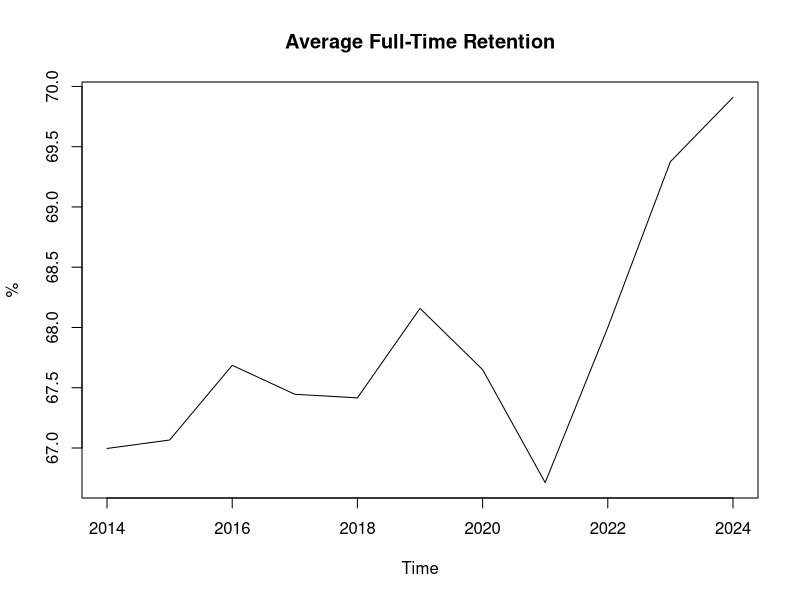
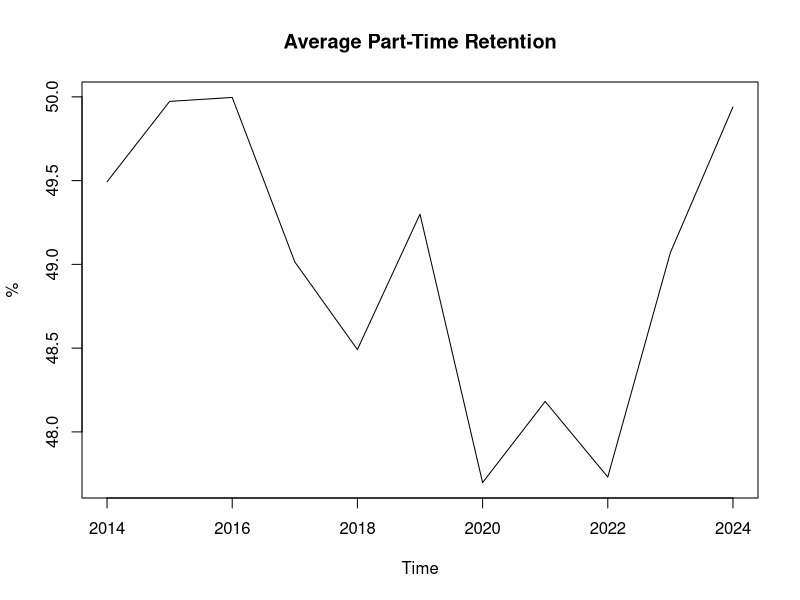
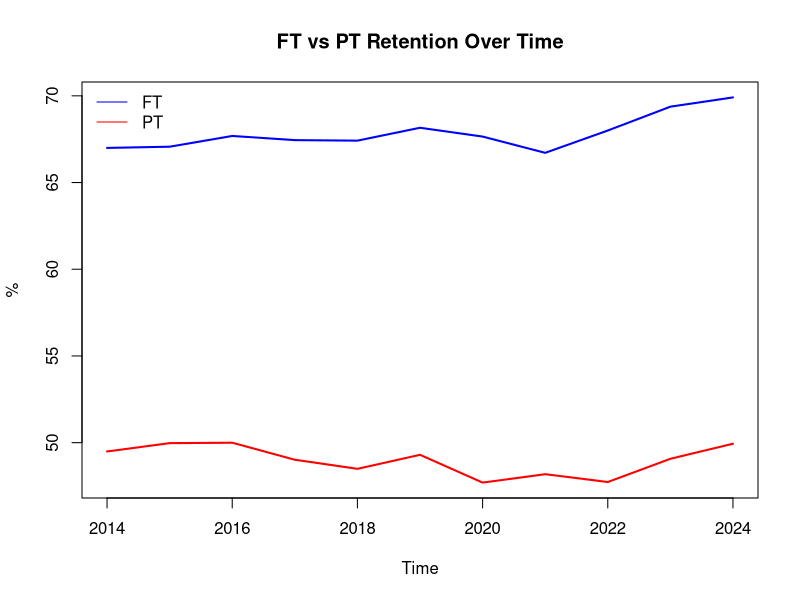
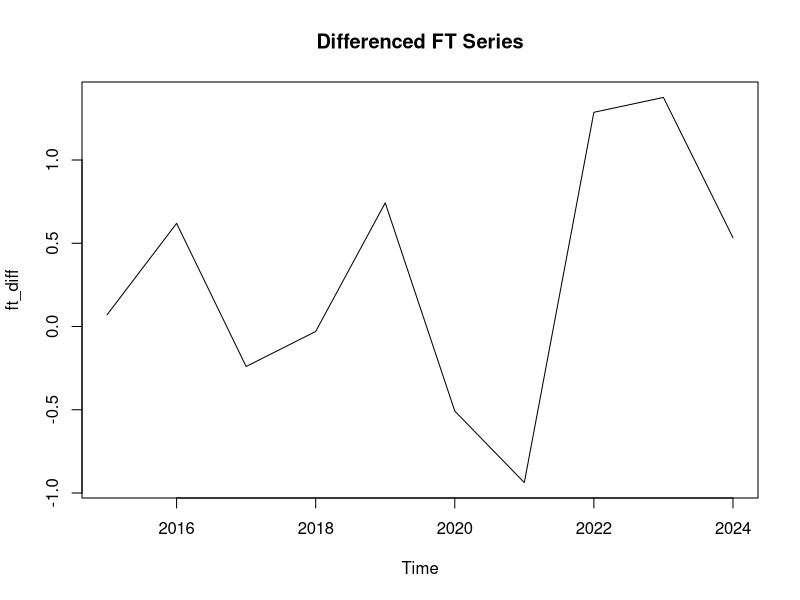
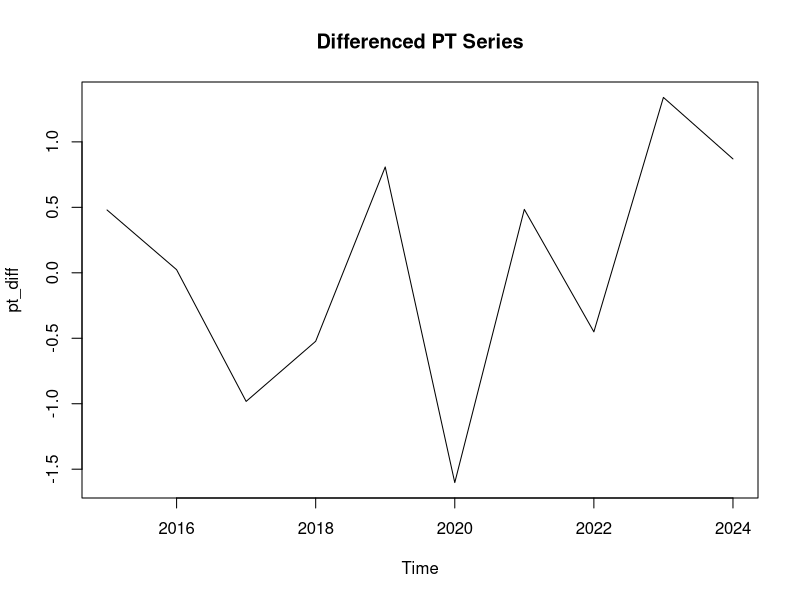
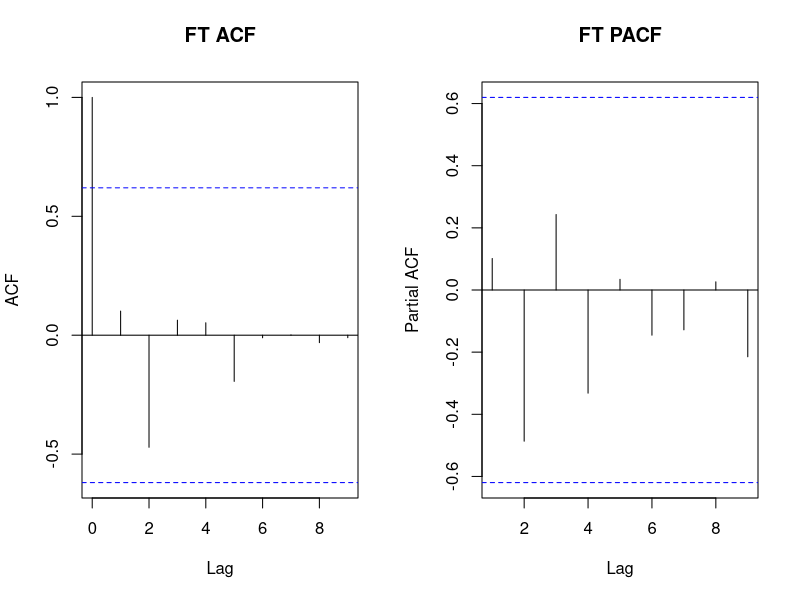
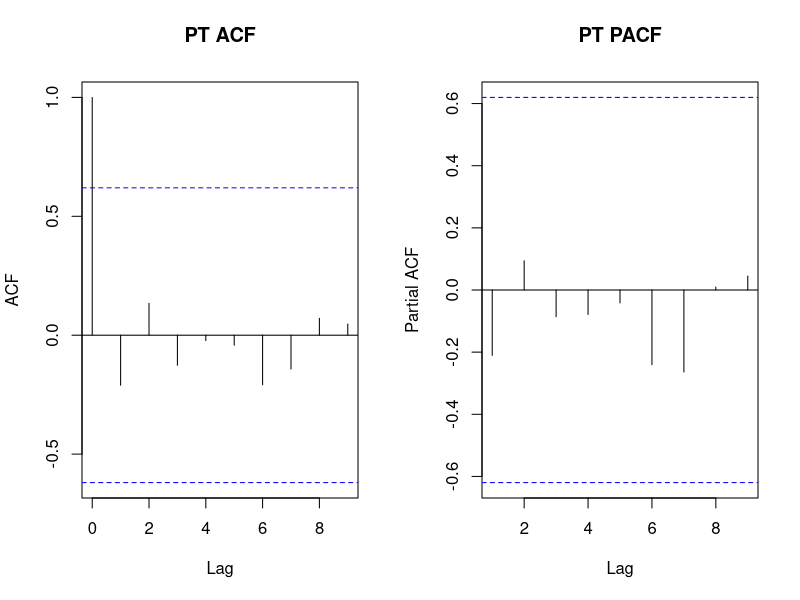

R code for these plots, in order:
# -----------------------------------------------------------
# Retention Rates Time Series EDA + Modeling Script
# -----------------------------------------------------------
# Data: retention_long.csv
# Columns:
# ID, Year, Retention, Type (FT/PT)
#
# Goal:
# - Compute averages
# - Apply differencing
# - Various exploratory plots
# -----------------------------------------------------------

# --- Setup ---
library(dplyr)
library(ggplot2)
library(forecast)
library(tseries)

# Load data
df <- read.csv("retention_long.csv")

# Preview
head(df)

# --- Aggregate to Average Retention by Year ---

avg_df <- df %>%
  group_by(Year, Type) %>%
  summarise(AvgRetention = mean(Retention, na.rm = TRUE)) %>%
  ungroup()

# Split FT and PT
ft_df <- avg_df %>% filter(Type == "FT")
pt_df <- avg_df %>% filter(Type == "PT")


# --- Convert to Time Series Objects ---
ft_ts <- ts(ft_df$AvgRetention, start = min(ft_df$Year), frequency = 1)
pt_ts <- ts(pt_df$AvgRetention, start = min(pt_df$Year), frequency = 1)

# --- Preliminary Exploration ---
# Summary statistics
summary(ft_ts)
sd(ft_ts)

summary(pt_ts)
sd(pt_ts)

# Plot time series
plot.ts(ft_ts,
        main = "Average Full-Time Retention",
        ylab = "%",
        ylim = range(ft_ts, na.rm = TRUE))

plot.ts(pt_ts,
        main = "Average Part-Time Retention",
        ylab = "%",
        ylim = range(pt_ts, na.rm = TRUE))

# Combined plot
ts.plot(ft_ts, pt_ts,
        col = c("blue", "red"),
        lwd = 2,
        ylim = range(c(ft_ts, pt_ts), na.rm = TRUE),
        main = "FT vs PT Retention Over Time",
        ylab = "%")

legend("topleft",
       legend = c("FT", "PT"),
       col = c("blue", "red"),
       lty = 1,
       bty = "n")

# Differencing to Achieve Stationarity
# First difference
ft_diff <- diff(ft_ts)
pt_diff <- diff(pt_ts)

plot.ts(ft_diff,
        main = "Differenced FT Series",
        ylim = range(ft_diff, na.rm = TRUE))

plot.ts(pt_diff,
        main = "Differenced PT Series",
        ylim = range(pt_diff, na.rm = TRUE))

# ACF and PACF Plots
par(mfrow = c(1,2))
acf(ft_diff, main = "FT ACF")
pacf(ft_diff, main = "FT PACF")

acf(pt_diff, main = "PT ACF")
pacf(pt_diff, main = "PT PACF")
